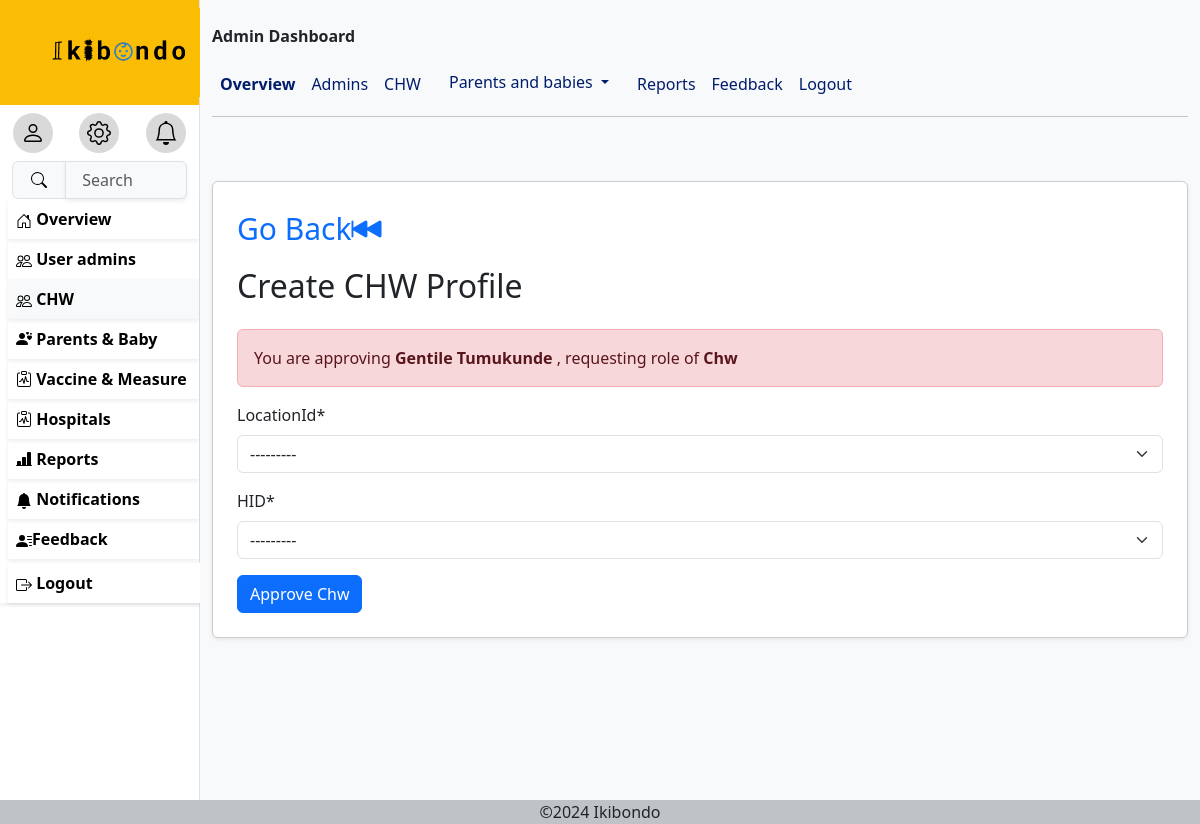
/approve/0784622588/Chw/ (signed in), run on an earlier commit of the app's database.
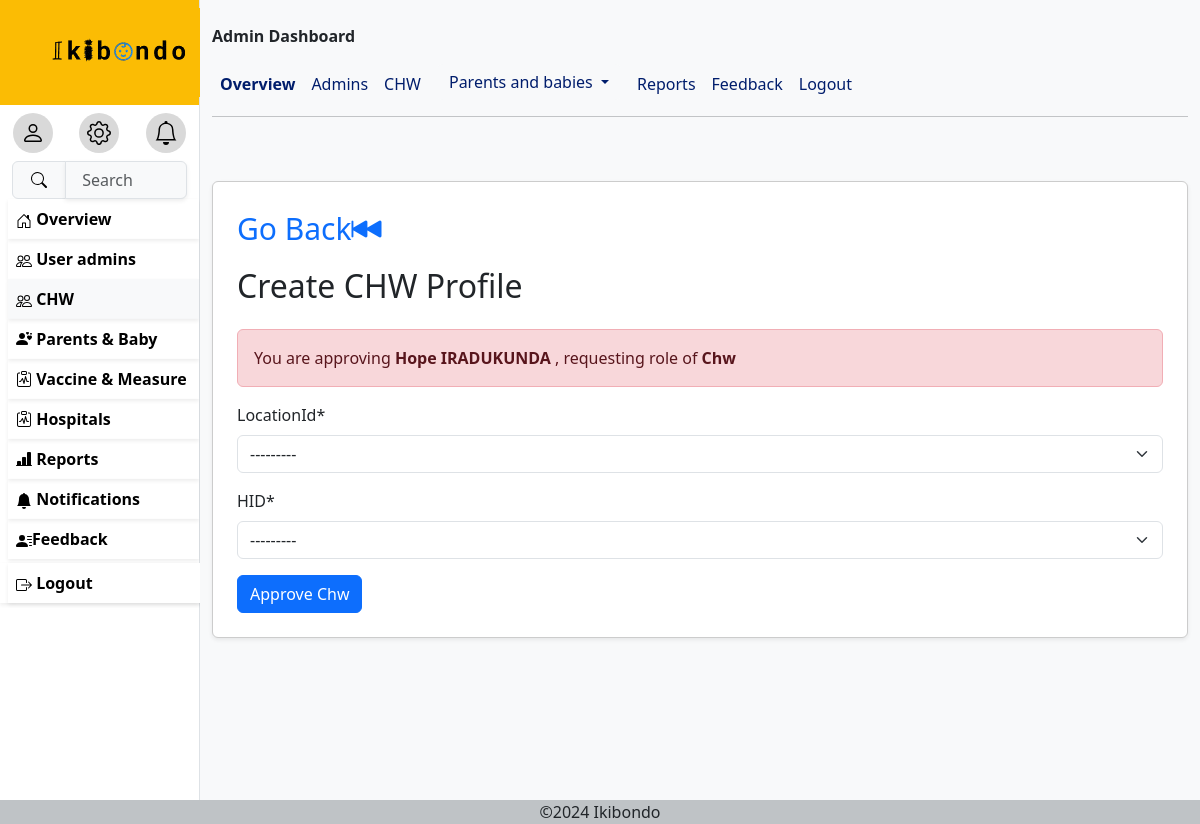
And on a later commit of the database.
### ikibondoapp/models.py (models this page shows, shortened)
class Myuser(AbstractUser):
    ROLE_CHOICES = [
        ('Nurse', 'Nurse'),
        ('Superadmin', 'Superadmin'),
        ('Chw', 'Chw'),
        ('Parent', 'Parent'),
    ]
    GENDER_CHOICES = [
        ('Male', 'Male'),
        ('Female', 'Female'),
    ]
    username=None
    phone_number=models.CharField(max_length=10,validators=[
            RegexValidator(
                regex=r'^\d{10}$',
                message="Phone number must be 10 digits long.",
                code='invalid_phone_number'
            )
            ],
        unique=True)
    email=models.EmailField(unique=True,blank=True)
    role=models.CharField(choices=[('Nurse','Nurse'),('Superadmin','Superadmin'),('Chw','Chw'),('Parent','Parent')],max_length=50)
    gender= models.CharField(choices=[('Male','Male'),('Female','Female')],max_length=20)
    Age= models.PositiveIntegerField(null=True,validators=[
            RegexValidator(
                regex=r'^\d{2}$',
                message="age must be 2 digits long.",
                code='invalid_age_value'
            )
            ])
    need_password_change=models.BooleanField(default=True)
    USERNAME_FIELD='phone_number'
    REQUIRED_FIELDS=['email']
    object=CustomUserManager()

### ikibondoapp/views.py (the view)
# urls.py: path('approve/<str:phone>/<str:role>/',create_chw,name='approve'),
@login_required
def create_chw(request, phone, role):
    user_to_approve = get_object_or_404(Myuser, phone_number=phone, role=role)
    if request.method == 'POST':
        if  role == 'Chw':
            form = CHWForm(request.POST)
        elif role == 'Parent':
            form = ParentForm(request.POST)
        else:
            form = None
        if form and form.is_valid():
            instance = form.save(commit=False)
            instance.User = user_to_approve  # Link to the approved user
            instance.save()
            approval= Approval.objects.create()
            approval.approves.add(user_to_approve)
            approval.approvers.add(request.user)
            approval.comment = f"User approved as {role} successfully."
            approval.save()
            user_to_approve.is_active = True
            user_to_approve.save()
            Notification.objects.create(
                user=user_to_approve,
                message=f"Your account has been approved by {request.user.first_name} {request.user.last_name}."
            )
            subject = "Your Account Has Been Approved 🎉"
            plain_message = (
                f"Dear {user_to_approve.last_name} {user_to_approve.first_name},\n\n"
                "We are excited to let you know that your account has been approved.\n"
                "You can now log in and enjoy all the features available.\n\n"
                "Thank you for joining us!\n\n"
                "Best Regards,\n"
                "Ikibondo Support Team"
            )
            html_message = f"""
                <div style="font-family: Arial, sans-serif; color: #333; line-height: 1.6; max-width: 600px; margin: auto;">
                    <h2 style="color: #007BFF; text-align: center;">{user_to_approve.role} Account Approved 🎉</h2>
                    <p style="font-size: 16px;">Dear <strong>{user_to_approve.last_name} {user_to_approve.first_name}</strong>,</p>
                    <p>We are excited to inform you that <strong>your account has been approved!</strong></p>
                    <p>You can now log in and start using all the amazing features available.</p>
                    <div style="text-align: center; margin: 20px;">
                        <a href="https://ikibondo.gov.rw/login"
                        style="display: inline-block; padding: 10px 20px; font-size: 16px;
                                color: white; background-color: #28a745; text-decoration: none;
                                border-radius: 5px;">
                            Log In Now
                        </a>
                    </div>
                    <p>If you have any questions or need assistance, feel free to <a href="https://ikibondo.gov.rw/contact">contact us</a>.</p>
                    <p>Thank you for joining us!</p>
                    <p style="font-size: 14px; color: #777;">Best Regards,<br><strong>Ikibondo support Team</strong></p>
                </div>
            """
            send_mail(
                subject=subject,
                message=plain_message,
                from_email='djanaclet@gmail.com',
                recipient_list=[user_to_approve.email],
                html_message=html_message,
            )
            Notification.objects.create(
                user=request.user,
                message=f"You approved {user_to_approve.first_name} {user_to_approve.last_name}'s account as {role}."
            )
            messages.success(request, f"{role} approved and notifications sent.")
            return redirect('chw')  # Redirect to the CHW list or success page
    else:
        if role == 'Chw':
            form = CHWForm()
        elif role == 'Parent':
            form = ParentForm()
        else:
            return redirect(reverse("reports"))  # Redirect invalid roles
        context = {
            'usertoapprove':user_to_approve,
            'form': form,
            'user': request.user,
            'approve': {
                'phone': phone,
                'role': role
            }
        }
        return render(request, 'approve_chw.html', context)

### ikibondoapp/forms.py
class CHWForm(forms.ModelForm):
    class Meta:
        model = CHW
        fields = ['LocationId', 'HID']  # Include only the fields you want
        widgets = {
            'LocationId': forms.Select(attrs={'class': 'form-control'}),
            'HID': forms.Select(attrs={'class': 'form-control'}),
        }

### ikibondoapp/models.py (called while the page is built)
    def __str__(self):
        return  f"{self.Country}/{self.Provence}/{self.District}/{self.Village}/{self.Streetcode}"

    def __str__(self):
        return self.Names

### TEMPLATES/approve_chw.html (shortened to what this page needs)
{% extends 'base.html' %}
{% load crispy_forms_tags %}
{% block menu%}
<a href="{% url 'useradmin' %}" class="remove">
    <div class="p-2 ms-2 shadow-sm fw-bold hovs">
      Overview</div>
   </a>
   {%if user.role == 'Superadmin'%}
   <a href="{% url 'admins'%}" class="remove">
    <div class="p-2 ms-2 shadow-sm fw-bold hovs">
      User admins
     </div>
   </a>
   {%endif%}
   {% if user.role == 'Superadmin' or user.role == 'Nurse'%}
   <a href="{% url 'chw'%}" class="remove">
    <div class="p-2 ms-2 shadow-sm fw-bold bg-light hovs">
      CHW
     </div>
   </a>
   {%endif%}
   <a href="{% url 'parents' %}" class="remove hovs">
    <div class="p-2  ms-2 shadow-sm fw-bold hovs">
      <i class="bi bi-person-hearts"></i>
       Parents & Baby</div>
   </a>
   <a href="{% url 'vaccine' %}" class="remove">
    <div class="p-2 ms-2 shadow-sm fw-bold hovs">
      <i class="bi bi-clipboard-pulse"></i>
       Vaccine & Measure</div>
   </a>
   {% if user.role == 'Superadmin' or user.role == 'Nurse'%}
   <a href="{% url 'hospitals' %}" class="remove">
    <div class="p-2 ms-2 shadow-sm fw-bold  hovs">
      <i class="bi bi-clipboard-pulse"></i>
       Hospitals</div>
   </a>
   <a href="{% url 'reports' %}" class="remove">
    <div class="p-2 ms-2 shadow-sm fw-bold hovs">
      <i class="bi bi-bar-chart-line-fill"></i>
      Reports</div>
   </a>
   {%endif%}
   <a href="{% url 'notification'%}" class="remove">
    <div class="p-2 ms-2 shadow-sm fw-bold  hovs">
      <svg xmlns="http://www.w3.org/2000/svg" width="16" height="16" fill="currentColor" class="bi bi-bell-fill" viewBox="0 0 16 16">
        <path d="M8 16a2 2 0 0 0 2-2H6a2 2 0 0 0 2 2m.995-14.901a1 1 0 1 0-1.99 0A5 5 0 0 0 3 6c0 1.098-.5 6-2 7h14c-1.5-1-2-5.902-2-7 0-2.42-1.72-4.44-4.005-4.901"/>
      </svg>
       Notifications</div>
   </a>
   {%if user.role == 'Superadmin' or user.role == 'Nurse'%}
   <a href="{% url 'adminfeedback'%}" class="remove">
    <div class="p-2 ms-2 shadow-sm fw-bold  hovs">
      Feedback
      </div>
   </a>
   {%endif%}
      <div>
      <form method="post" action="{% url 'logout' %}" class="container-fluid p-0 shadow-sm mt-1">
        <button type="submit" class="p-2 ms-2 shadow-sm fw-bold container-fluid border-0 bg-white text-start hovs">
           Logout</button>
        </form>
       </div>
{%endblock%}
{%block content%}
<div class="wrapper">
    <div class="container box1 mt-5 shadow-sm">
    <a href="{% url 'reports' %}" style="text-decoration: none;font-size: 30px;">Go Back<i class="bi bi-skip-backward-fill"></i></a>
    {% if approve.role == 'Chw'%}
    <h2>Create CHW Profile</h2>
    {%elif approve.role == 'Parent'%}
    <h2>Create Parent Profile</h2>
    {%endif%}
    <form action="{% url 'approve' phone=approve.phone role=approve.role  %}" method="post">
      <div class="alert alert-danger">You are approving <b>{{usertoapprove.first_name}} {{usertoapprove.last_name}}</b> , requesting role of <b>{{usertoapprove.role}}</b> </div>
        {{ form|crispy }}
        <button type="submit" class="btn btn-primary">Approve {{approve.role}}</button>
    </form>
</div>
</div>
{%endblock%}

What changed in the data, as far as the page shows it:
changed Myuser "Chw": first_name "Gentile" → "Hope"; last_name "Tumukunde" → "IRADUKUNDA"
